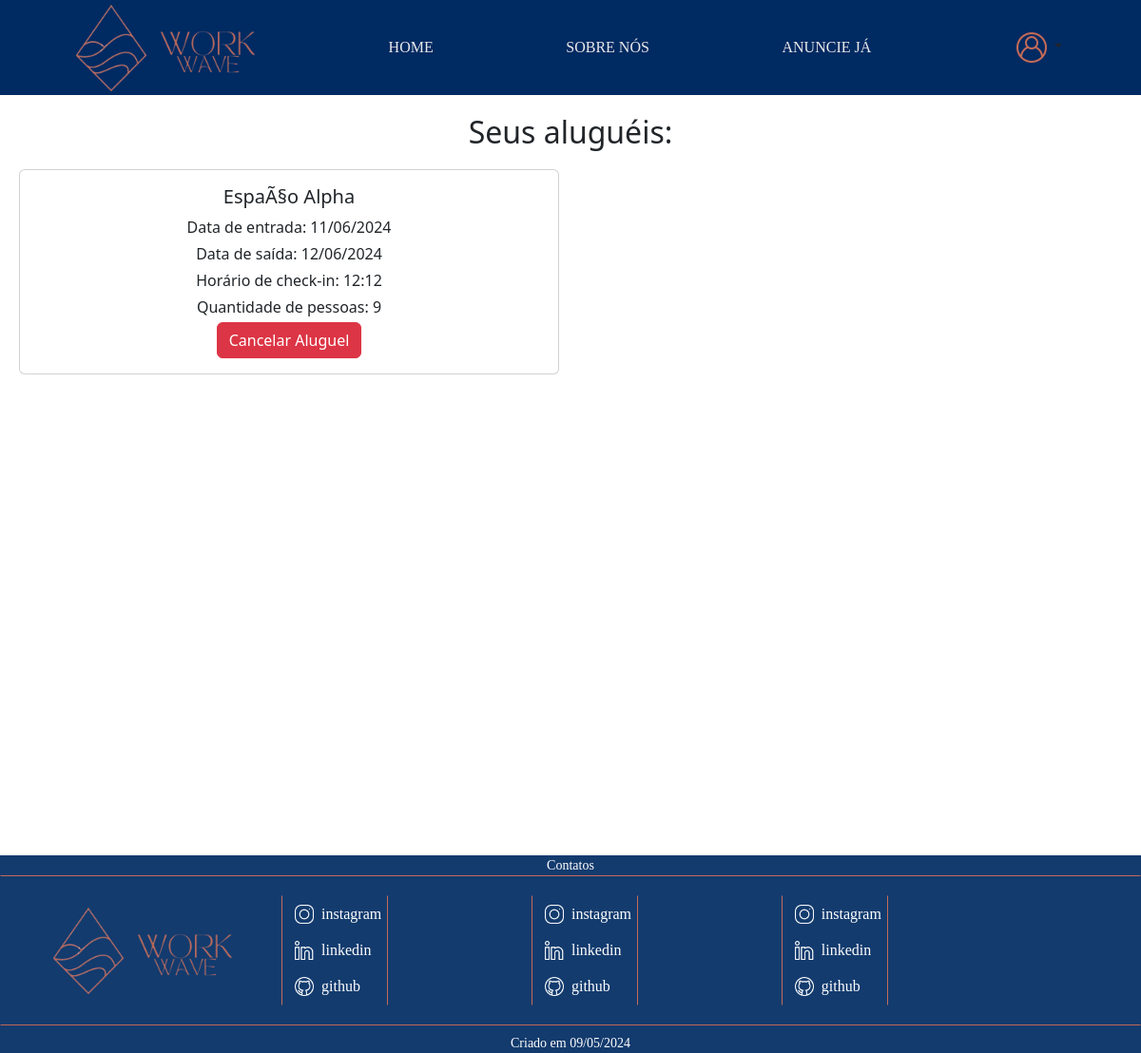
Before: /usuario/AlugueisFeitos.php (signed in) with the older database file.
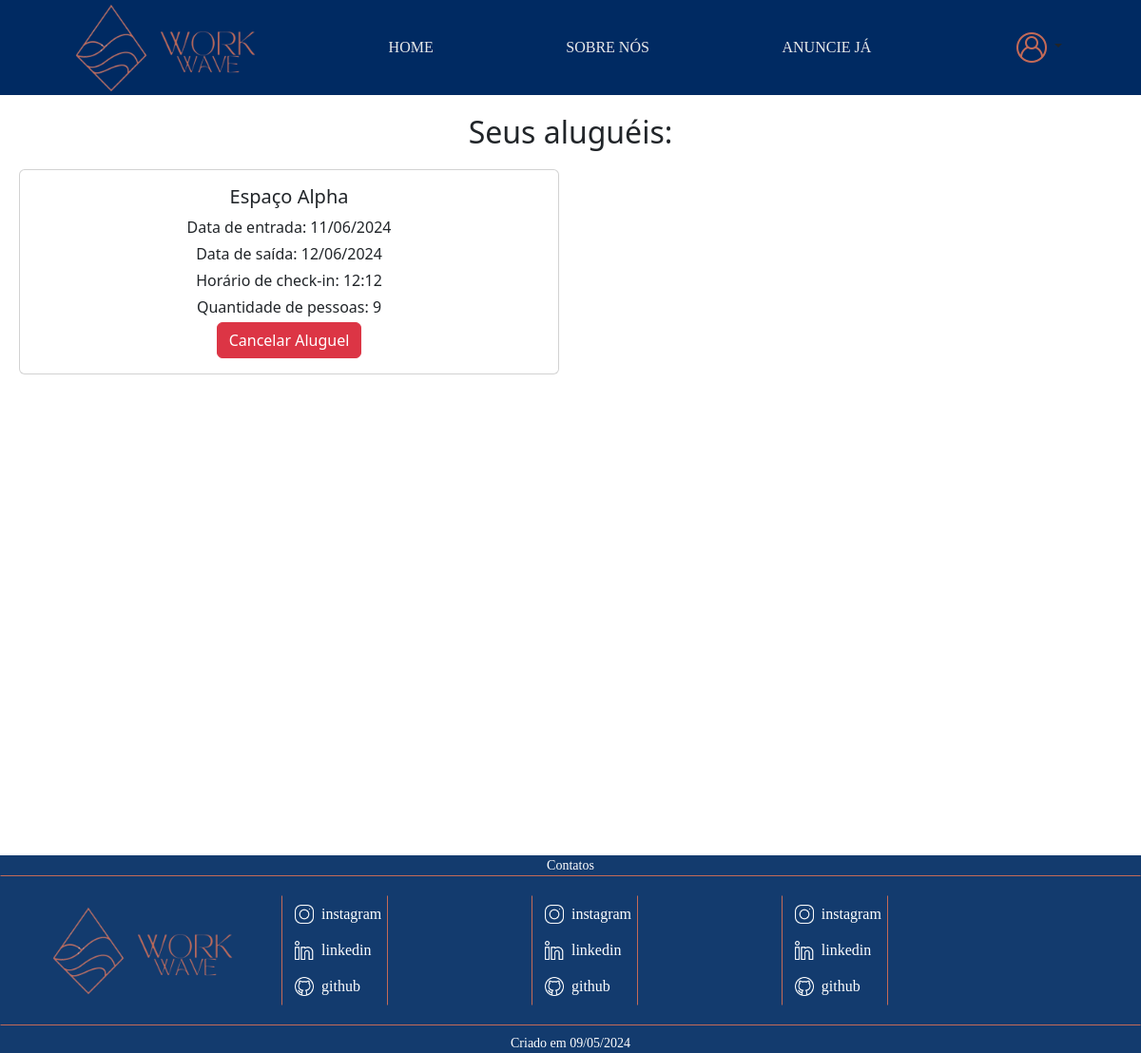
After: the same page with the newer database file.
### tables this page shows
CREATE TABLE `alugar` (
  `AluId` int(11) NOT NULL,
  `AluDataEntrada` date NOT NULL,
  `AluDataSaida` date NOT NULL,
  `OcuId` int(11) NOT NULL,
  `EspId` int(11) NOT NULL,
  `AluPago` tinyint(1) DEFAULT NULL,
  `AluQuantidadePessoas` int(11) DEFAULT NULL,
  `AluHorarioCheckIn` time DEFAULT NULL
);

CREATE TABLE `espacodados` (
  `EspId` int(11) NOT NULL,
  `EspNome` varchar(255) NOT NULL,
  `EspEndereco` varchar(255) NOT NULL,
  `EspDescricao` mediumtext NOT NULL,
  `EspCapacidade` int(11) NOT NULL,
  `EspDisponibilidade` tinyint(1) DEFAULT 1,
  `EspDataCadastro` date NOT NULL,
  `ProId` int(11) NOT NULL,
  `EspImg` varchar(255) DEFAULT NULL,
  `EspPreco` decimal(10,2) DEFAULT NULL,
  `SerId` int(11) DEFAULT NULL,
  `EspCongelado` tinyint(1) DEFAULT 0
);

### usuario/AlugueisFeitos.php (the view, shortened to what this page needs)
<?php
require('../validadores/conectaBanco.php');
if (isset($_SESSION['usuario_validado']) && $_SESSION['usuario_validado'] == true) {
    $UsuarioId = $_SESSION['UsuarioId'];
    $sql = "SELECT a.AluId, e.EspNome, a.AluDataEntrada, a.AluDataSaida, a.AluQuantidadePessoas, a.AluHorarioCheckIn
            FROM alugar AS a
            INNER JOIN espacodados AS e ON a.EspId = e.EspId
            WHERE a.OcuId = :UsuarioId";
    $stmt = $conexao->prepare($sql);
    $stmt->bindParam(':UsuarioId', $UsuarioId, PDO::PARAM_INT);
    $stmt->execute();
    if ($stmt->rowCount() > 0) {
        $resultado = $stmt->fetchAll(PDO::FETCH_ASSOC);
    } else {
        $resultado = [];
    }
}
?>
<!DOCTYPE html>
<html lang="en">
<head>
    <link href="https://cdn.jsdelivr.net/npm/bootstrap@5.3.3/dist/css/bootstrap.min.css" rel="stylesheet">
    <link rel="stylesheet" href="../css/Style.css">
</head>
<body>
    <header>
        <div class="logo">
            <img src="../img/WorkWave-removebg-preview (1).png" alt="" width="95px" height="95px">
            <img src="../img/WorkWave__2_-removebg-preview.png" alt="" width="100px" height="100px">
        </div>
        <a href="../index.php" class="underline">HOME</a>
        <a href="../SobreNos.php" class="underline">SOBRE NÓS</a>
        <a href="../AnuncieJa.php" class="underline">ANUNCIE JÁ</a>
        <div class="dropdown">
            <a class="btn dropdown-toggle" href="#" role="button" data-bs-toggle="dropdown" aria-expanded="false">
                <img src="../img/user-logo.png" alt="">
            </a>
        </div>
    </header>
    <div class="conteudo">
        <h2 style="margin-bottom: 20px;">Seus aluguéis:</h2>
        <div class="row">
            <?php
            foreach ($resultado as $aluguel) {
                $dataAtual = date('Y-m-d');
                    ?>
                    <div class="col-md-6">
                        <div class="card mb-3">
                            <div class="card-body">
                                <h5 class="card-title"><?php echo $aluguel['EspNome']; ?></h5>
                                <p class="card-text mb-1">Data de entrada: <?php echo date('d/m/Y', strtotime($aluguel['AluDataEntrada'])); ?></p>
                                <p class="card-text mb-1">Data de saída: <?php echo date('d/m/Y', strtotime($aluguel['AluDataSaida'])); ?></p>
                                <p class="card-text mb-1">Horário de check-in: <?php echo date('H:i', strtotime($aluguel['AluHorarioCheckIn'])); ?></p>
                                <p class="card-text mb-1">Quantidade de pessoas: <?php echo $aluguel['AluQuantidadePessoas']; ?></p>
                                <?php
                                if ($aluguel['AluDataEntrada'] > $dataAtual) {
                                    ?>
                                    <form action="../validadores/CancelarAluguel.php" method="POST" onsubmit="return confirm('Tem certeza de que deseja cancelar este aluguel?');">
                                        <button type="submit" class="btn btn-danger">Cancelar Aluguel</button>
                                    </form>
                                <?php
                                } else {
                                    ?>
                                    <button type="button" class="btn btn-danger" disabled>Cancelar Aluguel</button>
                                <?php
                                }
                                ?>
                            </div>
                        </div>
                    </div>
            <?php
            }
            ?>
        </div>
    </div>
    <footer class="rodape" id="contato">
        <div class="contato">
            <p>Contatos</p>
        </div>
        <div class="Borda">
            <div class="rodape-div">
                <div class="logo-2">
                    <img src="../img/WorkWave-removebg-preview (1).png" alt="" width="95px" height="95px">
                    <img src="../img/WorkWave__2_-removebg-preview.png" alt="" width="100px" height="100px">
                </div>
                <div class="Social">
                    <div class="Media">
                        <a class="btn" href="#">
                            <img src="../img/instagram.png" alt="" width="20" height="20">
                            <p>instagram</p>
                        </a>
                        <a class="btn" href="#">
                            <img src="../img/linkedin.png" alt="" width="20" height="20">
                            <p>linkedin</p>
                        </a>
                        <a class="btn" href="#">
                            <img src="../img/github.png" alt="" width="20" height="20">
                            <p>github</p>
                        </a>
                    </div>
                </div>
                <div class="Social">
                    <div class="Media">
                        <a class="btn" href="#">
                            <img src="../img/instagram.png" alt="" width="20" height="20">
                            <p>instagram</p>
                        </a>
                        <a class="btn" href="#">
                            <img src="../img/linkedin.png" alt="" width="20" height="20">
                            <p>linkedin</p>
                        </a>
                        <a class="btn" href="#">
                            <img src="../img/github.png" alt="" width="20" height="20">
                            <p>github</p>
                        </a>
                    </div>
                </div>
                <div class="Social">
                    <div class="Media">
                        <a class="btn" href="#">
                            <img src="../img/instagram.png" alt="" width="20" height="20">
                            <p>instagram</p>
                        </a>
                        <a class="btn" href="#">
                            <img src="../img/linkedin.png" alt="" width="20" height="20">
                            <p>linkedin</p>
                        </a>
                        <a class="btn" href="#">
                            <img src="../img/github.png" alt="" width="20" height="20">
                            <p>github</p>
                        </a>
                    </div>
                </div>
            </div>
        </div>
        <div class="data">
            <p>Criado em 09/05/2024</p>
        </div>
    </footer>
</body>
</html>

### css/Style.css (style rules this page uses)
header { background-color: #002a62; display: flex; flex-direction: row; justify-content: space-around; align-items: center; }
a { text-decoration: none; color: white; font-family: 'Times New Roman', Times, serif; }
.underline { position: relative; text-decoration: none; color: #EAEAEA; transition: color 0.3s ease; }
.underline::after { content: ''; position: absolute; bottom: -12px; left: -25%; width: 150%; height: 2px; background-color: #EAEAEA; transform: scaleX(0); transition: transform 0.3s ease; }
.rodape { text-align: center; background-color: #133b6e; color: white; height: auto; width: 100%; font-size: 14px; font-family: helvetica; justify-content: center; align-items: center; flex-direction: row; }
.rodape p, .pesquisa p { font-family: 'Times New Roman', Times, serif; }
.Borda { border: 1px solid #c46a57; border-right-color: #133b6e; border-left-color: #133b6e; }
.rodape-div { display: flex; align-items: center; justify-content: space-around; width: 90%; padding: 20px; margin-right: 200px; }
.Social { display: flex; width: calc(33.33% - 234px); margin-right: 100px; border: 1px solid #c46a57; border-bottom-color: #133b6e; border-top-color: #133b6e; flex-direction: row; }
.Media { display: flex; flex-direction: column; }
.Media .btn { display: flex; align-items: center; }
.Media img { margin-right: 8px; }
.Media p { color: white; margin: 0; }
.contato p { margin: 0; background-color: #133b6e; }
.data { margin-top: 8px; background-color: #133b6e; }
p { margin: 0; }

### usuario/AlugueisFeitos.php (style rules this page uses)
.conteudo { height: 100vh; }
.conteudo { padding: 20px; text-align: center; }

Changed rows visible on the page:
changed through a linked row, alugar: EspId.EspNome "EspaÃ§o Alpha" → "Espaço Alpha"
